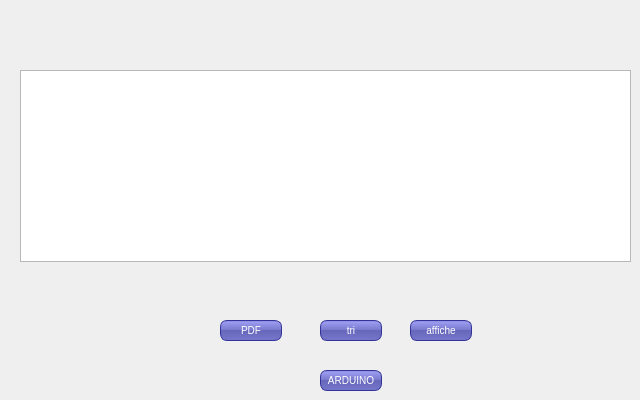
    <widget class="QWidget" name="manupulation">
     <attribute name="title">
      <string>manipulation</string>
     </attribute>
     <widget class="QPushButton" name="tri">
      <property name="geometry">
       <rect>
        <x>320</x>
        <y>320</y>
        <width>62</width>
        <height>21</height>
       </rect>
      </property>
      <property name="styleSheet">
       <string notr="true">QPushButton {
color: white;
background-color: QLinearGradient( x1: 0, y1: 0, x2: 0, y2: 1, stop: 0 #88d, stop: 0.1 #99e, stop: 0.49 #77c, stop: 0.5 #66b, stop: 1 #77c);
border-width: 1px;
border-color: #339;
border-style: solid;
border-radius: 7;
padding: 3px;
font-size: 10px;
padding-left: 5px;
padding-right: 5px;
min-width: 50px;
max-width: 50px;
min-height: 13px;
max-height: 13px;
}</string>
      </property>
      <property name="text">
       <string>tri</string>
      </property>
     </widget>
     <widget class="QTableView" name="tableView">
      <property name="geometry">
       <rect>
        <x>20</x>
        <y>70</y>
        <width>611</width>
        <height>192</height>
       </rect>
      </property>
     </widget>
     <widget class="QPushButton" name="pdf">
      <property name="geometry">
       <rect>
        <x>220</x>
        <y>320</y>
        <width>62</width>
        <height>21</height>
       </rect>
      </property>
      <property name="styleSheet">
       <string notr="true">QPushButton {
color: white;
background-color: QLinearGradient( x1: 0, y1: 0, x2: 0, y2: 1, stop: 0 #88d, stop: 0.1 #99e, stop: 0.49 #77c, stop: 0.5 #66b, stop: 1 #77c);
border-width: 1px;
border-color: #339;
border-style: solid;
border-radius: 7;
padding: 3px;
font-size: 10px;
padding-left: 5px;
padding-right: 5px;
min-width: 50px;
max-width: 50px;
min-height: 13px;
max-height: 13px;
}</string>
      </property>
      <property name="text">
       <string>PDF</string>
      </property>
     </widget>
     <widget class="QPushButton" name="affichetout">
      <property name="geometry">
       <rect>
        <x>410</x>
        <y>320</y>
        <width>62</width>
        <height>21</height>
       </rect>
      </property>
      <property name="styleSheet">
       <string notr="true">QPushButton {
color: white;
background-color: QLinearGradient( x1: 0, y1: 0, x2: 0, y2: 1, stop: 0 #88d, stop: 0.1 #99e, stop: 0.49 #77c, stop: 0.5 #66b, stop: 1 #77c);
border-width: 1px;
border-color: #339;
border-style: solid;
border-radius: 7;
padding: 3px;
font-size: 10px;
padding-left: 5px;
padding-right: 5px;
min-width: 50px;
max-width: 50px;
min-height: 13px;
max-height: 13px;
}</string>
      </property>
      <property name="text">
       <string>affiche</string>
      </property>
     </widget>
     <widget class="QPushButton" name="returnm">
      <property name="geometry">
       <rect>
        <x>320</x>
        <y>370</y>
        <width>62</width>
        <height>21</height>
       </rect>
      </property>
      <property name="styleSheet">
       <string notr="true">QPushButton {
color: white;
background-color: QLinearGradient( x1: 0, y1: 0, x2: 0, y2: 1, stop: 0 #88d, stop: 0.1 #99e, stop: 0.49 #77c, stop: 0.5 #66b, stop: 1 #77c);
border-width: 1px;
border-color: #339;
border-style: solid;
border-radius: 7;
padding: 3px;
font-size: 10px;
padding-left: 5px;
padding-right: 5px;
min-width: 50px;
max-width: 50px;
min-height: 13px;
max-height: 13px;
}</string>
      </property>
      <property name="text">
       <string>ARDUINO</string>
      </property>
     </widget>
    </widget>
